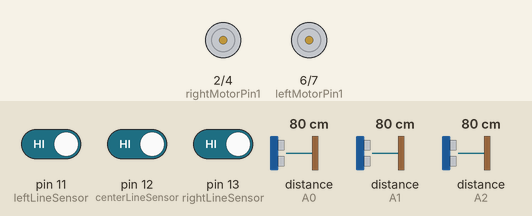
A sketch run on a simulated Arduino Uno, built with avr-gcc and run on an emulated ATmega328P. Parts: motor-driver pin pairs drawn as motors (green arrow = first pin HIGH = forward, orange = second pin HIGH = backward, longer = more drive, scaled by the enable pin). Wiring (inferred from the names in the program): 3 × ultrasonic range finder: trigger pin 8, echo A0 / trigger pin 9, echo A1 / trigger pin 10, echo A2. Inputs (shaded band) come from the test bench; at power-on: pin 11 (leftLineSensor) HIGH, pin 13 (rightLineSensor) HIGH, pin 12 (centerLineSensor) HIGH, distance to the obstacle (sensors on A0, A1, A2) 80 cm. The echo pulse lasts 58.3 µs per cm; what the sketch prints to the serial monitor is not drawn.

Above: at 1.2 s.
1.3 s: pin 11 (leftLineSensor) driven LOW
At 2.6 s:
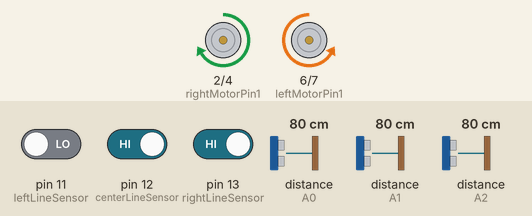
2.9 s: pin 13 (rightLineSensor) driven LOW
At 3.9 s:
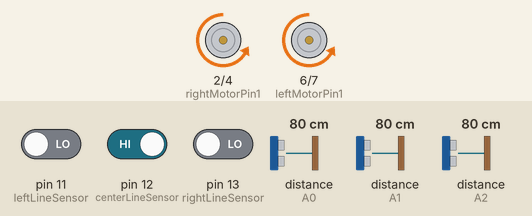
4.4 s: pin 11 (leftLineSensor) driven HIGH
At 5.8 s:
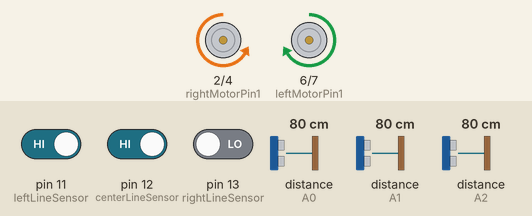
Timing chart, 0 to 7.4 s (numbered marks = the images above; inputs shaded):
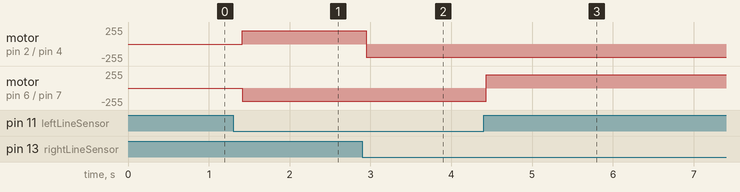

Measured:
- after the input at 1.3 s, motor on pin 2 (rightMotorPin1) / pin 4 (rightMotorPin2): stopped → forward 200/255 after 0.11 s; motor on pin 6 (leftMotorPin1) / pin 7 (leftMotorPin2): stopped → backward 200/255 after 0.11 s
- after the input at 2.9 s, motor on pin 2 (rightMotorPin1) / pin 4 (rightMotorPin2): forward 200/255 → backward 200/255 after 0.05 s
- after the input at 4.4 s, motor on pin 6 (leftMotorPin1) / pin 7 (leftMotorPin2): backward 200/255 → forward 200/255 at once

The sketch:

real_final_test.ino
```cpp
#include <IRremote.h>
#include <Servo.h>

// IR리모컨 / 모터 핀 정의
#define irReceiverPin A4 // IR 수신기 핀
#define servoPin A3      // 서보 모터 핀

// 적외선 센서 핀 정의
#define leftLineSensor 11   // 좌측 라인 센서
#define centerLineSensor 12 // 중앙 라인 센서
#define rightLineSensor 13  // 우측 라인 센서

// 초음파 센서 핀 정의
const int trigPin1 = 8;  // 중앙 센서 트리거 핀
const int echoPin1 = A0; // 중앙 센서 에코 핀
const int trigPin2 = 9;  // 우측 센서 트리거 핀
const int echoPin2 = A1; // 우측 센서 에코 핀
const int trigPin3 = 10; // 좌측 센서 트리거 핀
const int echoPin3 = A2; // 좌측 센서 에코 핀

// 모터 핀 정의
#define EN1 3                 // 우측 모터 속도
#define EN2 5                 // 좌측 모터 속도
const int rightMotorPin1 = 2; // 우측 모터 핀 1
const int rightMotorPin2 = 4; // 우측 모터 핀 2
const int leftMotorPin1 = 6;  // 좌측 모터 핀 1
const int leftMotorPin2 = 7;  // 좌측 모터 핀 2

// 모터 속도 정의
#define fsp_1 255
#define fsp_2 200
#define ssp_1 200
#define ssp_2 200
#define ssp_3 0

// 장애물 감지 거리 설정 (단위: 센티미터)
const int obstacleDistance1 = 14;
const int obstacleDistance2 = 14;

void forward()
{ // 전진 : 모터 두 개를 모두 정회전 시킴
    digitalWrite(leftMotorPin1, LOW);
    digitalWrite(leftMotorPin2, HIGH);
    digitalWrite(rightMotorPin1, LOW);
    digitalWrite(rightMotorPin2, HIGH);
    analogWrite(EN1, ssp_1);
    analogWrite(EN2, ssp_1);
}
void LEFT()
{ // 좌회전 : 우측 모터 정회전, 좌측 모터 역회전
    digitalWrite(leftMotorPin1, HIGH);
    digitalWrite(leftMotorPin2, LOW);
    digitalWrite(rightMotorPin1, LOW);
    digitalWrite(rightMotorPin2, HIGH);
    analogWrite(EN1, ssp_1);
    analogWrite(EN2, ssp_1);
}
void RIGHT()
{ // 우회전 : 좌측 모터 정회전, 우측 모터 역회전
    digitalWrite(leftMotorPin1, LOW);
    digitalWrite(leftMotorPin2, HIGH);
    digitalWrite(rightMotorPin1, HIGH);
    digitalWrite(rightMotorPin2, LOW);
    analogWrite(EN1, ssp_1);
    analogWrite(EN2, ssp_1);
}

void STOP()
{ // 정지 : 모터 두 개를 정지
    digitalWrite(leftMotorPin1, LOW);
    digitalWrite(leftMotorPin2, HIGH);
    digitalWrite(rightMotorPin1, HIGH);
    digitalWrite(rightMotorPin2, LOW);
    analogWrite(EN1, ssp_3);
    analogWrite(EN2, ssp_3);
}

void setup()
{
    pinMode(leftMotorPin1, OUTPUT);
    pinMode(leftMotorPin2, OUTPUT);
    pinMode(rightMotorPin1, OUTPUT);
    pinMode(rightMotorPin2, OUTPUT);
    pinMode(EN1, OUTPUT);
    pinMode(EN2, OUTPUT);
    pinMode(leftLineSensor, INPUT);
    pinMode(rightLineSensor, INPUT);
    pinMode(centerLineSensor, INPUT);
    pinMode(trigPin1, OUTPUT);
    pinMode(echoPin1, INPUT);
    pinMode(trigPin2, OUTPUT);
    pinMode(echoPin2, INPUT);
    pinMode(trigPin3, OUTPUT);
    pinMode(echoPin3, INPUT);
    Serial.begin(9600); // 시리얼 통신 초기화
}
void loop()
{
    // 중앙 센서로부터 거리 측정
    long duration1, distance1;
    digitalWrite(trigPin1, LOW);
    delayMicroseconds(2);
    digitalWrite(trigPin1, HIGH);
    delayMicroseconds(10);
    digitalWrite(trigPin1, LOW);
    duration1 = pulseIn(echoPin1, HIGH);
    distance1 = (duration1 / 2) / 29.1;

    // 우측 센서로부터 거리 측정
    long duration2, distance2;
    digitalWrite(trigPin2, LOW);
    delayMicroseconds(2);
    digitalWrite(trigPin2, HIGH);
    delayMicroseconds(10);
    digitalWrite(trigPin2, LOW);
    duration2 = pulseIn(echoPin2, HIGH);
    distance2 = (duration2 / 2) / 29.1;

    // 좌측 센서로부터 거리 측정
    long duration3, distance3;
    digitalWrite(trigPin3, LOW);
    delayMicroseconds(2);
    digitalWrite(trigPin3, HIGH);
    delayMicroseconds(10);
    digitalWrite(trigPin3, LOW);
    duration3 = pulseIn(echoPin3, HIGH);
    distance3 = (duration3 / 2) / 29.1;

    // 거리 값 출력
    Serial.print("Distance 1: ");
    Serial.print(distance1);
    Serial.print(" cm\t");
    Serial.print("Distance 2: ");
    Serial.print(distance2);
    Serial.print(" cm\t");
    Serial.print("Distance 3: ");
    Serial.print(distance3);
    Serial.println(" cm");
    // 감지값을 HIGH/LOW로 입력
    int la = digitalRead(leftLineSensor);
    int ca = digitalRead(centerLineSensor);
    int ra = digitalRead(rightLineSensor);

    // 적외선 시작
    // 전진 : 중앙 적외선 센서만 감지
    if (la == LOW && ca == HIGH && ra == LOW)
    {
        forward();
    }
    // 좌회전(1) : 좌측 적외선 센서만 감지
    else if (la == HIGH && ca == LOW && ra == LOW)
    {
        LEFT();
    }
    // 좌회전(2) : 좌측, 중앙 적외선 센서 감지
    else if (la == LOW && ca == LOW && ra == HIGH)
    {
        RIGHT();
    }
    // 우회전(1) : 우측 적외선 센서만 감지
    else if (la == HIGH && ca == HIGH && ra == LOW)
    {
        LEFT();
    }
    // 우회전(2) : 우측, 중앙 적외선 센서 감지
    else if (la == LOW && ca == HIGH && ra == HIGH)
    {
        RIGHT();
    }

    // 초음파 시작
    else if (la == LOW && ca == LOW && ra == LOW)
    {
        if (distance1 <= obstacleDistance1 && distance2 <= obstacleDistance1)
        {
            // 우측에 장애물이 가까이 있을 때

    digitalWrite(leftMotorPin1, HIGH);
            digitalWrite(leftMotorPin2, LOW);
    digitalWrite(rightMotorPin1, LOW);
    digitalWrite(rightMotorPin2, HIGH);
    analogWrite(EN1, 200);
    analogWrite(EN2, 200);
        }
        else if(distance2 <= obstacleDistance1)
        {
            // 우측에 장애물이 가까이 있을 때

    digitalWrite(leftMotorPin1, HIGH);
            digitalWrite(leftMotorPin2, LOW);
    digitalWrite(rightMotorPin1, LOW);
    digitalWrite(rightMotorPin2, HIGH);
    analogWrite(EN1, 255);
    analogWrite(EN2, 255);
        }
        /*else if (distance1 <= obstacleDistance2 && distance2 <= obstacleDistance2)
        {
            // 우측에 장애물이 멀리 있을 때
            RIGHT();
        }*/
        else if (distance1 <= obstacleDistance1 && distance3 <= obstacleDistance1)
        {
           digitalWrite(leftMotorPin1, LOW);
            digitalWrite(leftMotorPin2, HIGH);
    digitalWrite(rightMotorPin1, HIGH);
    digitalWrite(rightMotorPin2, LOW);
    analogWrite(EN1, 255);
    analogWrite(EN2, 255);
        }
        else if(distance3 <= obstacleDistance1)
        {
           digitalWrite(leftMotorPin1, LOW);
            digitalWrite(leftMotorPin2, HIGH);
    digitalWrite(rightMotorPin1, HIGH);
    digitalWrite(rightMotorPin2, LOW);
    analogWrite(EN1, 255);
    analogWrite(EN2, 255);
        }

        /*else if(distance1 <= 3 || distance2 <= 3 ||distance3 <= 3)
        {
           digitalWrite(leftMotorPin1, HIGH);
            digitalWrite(leftMotorPin2, LOW);
    digitalWrite(rightMotorPin1, HIGH);
    digitalWrite(rightMotorPin2, LOW);
    analogWrite(EN1, 100);
    analogWrite(EN2, 100);
        }*/
        /*else if (distance1 <= obstacleDistance2 && distance3 <= obstacleDistance2)
        {
            LEFT();
        }*/
        else
        {
            // 장애물이 없을 때
            forward();
        }
    }
    // 정지 : 모든 적외선 센서가 감지했을 때
    else if (la == HIGH && ca == HIGH && ra == HIGH)
    {
        STOP();
        delay(100);
    }

    else
    {
        forward();
    }
}
```
